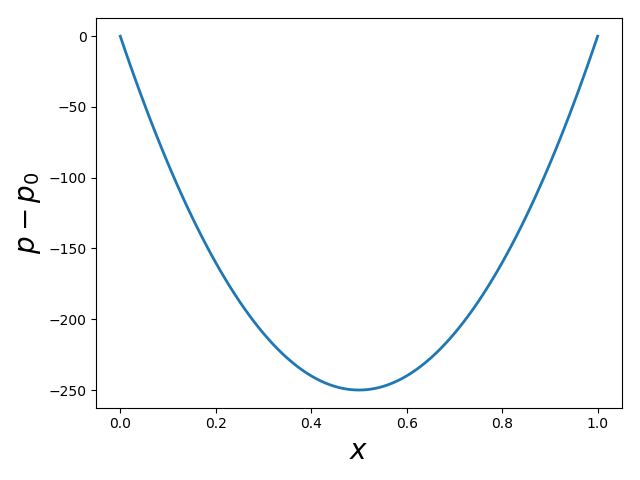

The Python source for this figure:
"""
Plotting the gauge pressure p - p0
in the thin film beneath a knife
Author: Pratik Aghor
"""
#####################
import numpy as np
from numpy import sin, cos, tan, pi, arange, zeros, sqrt, exp
import matplotlib
import matplotlib.pyplot as plt
#####################
dx = 0.01
x = arange(0, 1 + dx, dx)
eps = 1e-1
fig = plt.figure(1)  # Create a figure instance
ax = fig.gca()  # Get current axes
ax.plot(x, (1/eps**3)*(x**2-x), linewidth = 2, label=r'$p-p_{0}$')  # Plot sigma vs k
ax.set_xlabel(r'$x$', fontsize=20)  # Set x label
ax.set_ylabel(r'$p-p_{0}$', fontsize=20)  # Set y label

plt.tight_layout()

fig.savefig('knife_gauge_p.png')

#####################
#####################
